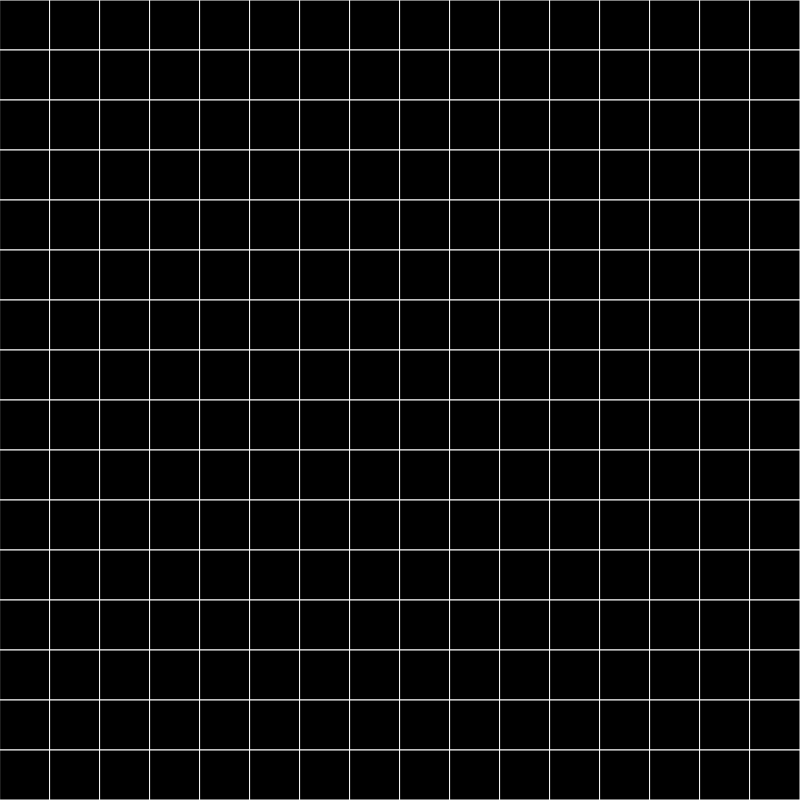
Frame 1 (no input)
Frame 60 (no input): identical to frame 1, image omitted
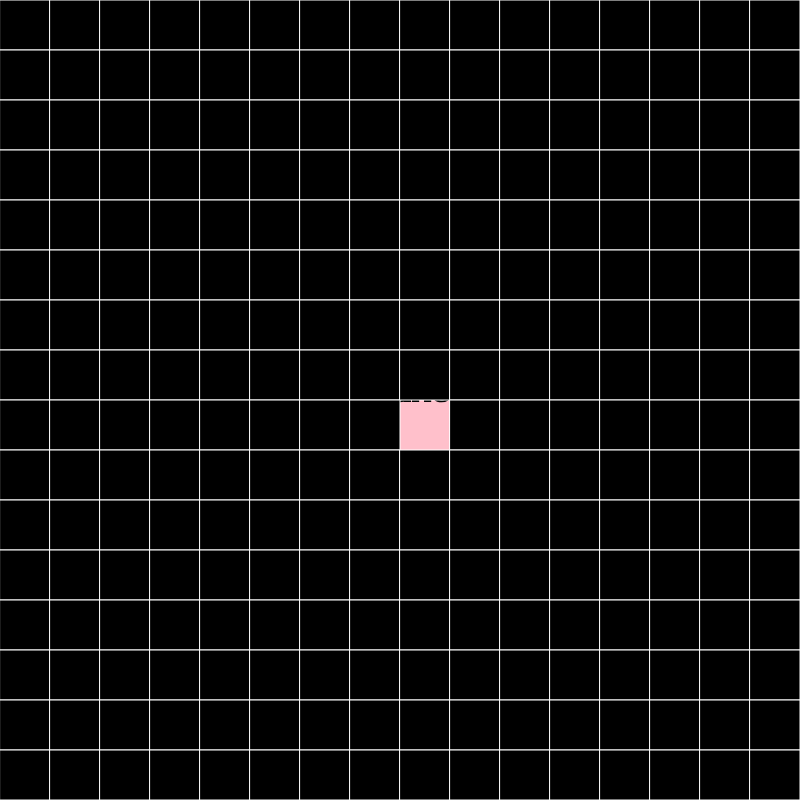
Frame 120 (the mouse pressed at the canvas centre since frame 60)

The p5.js sketch that drew these frames (run headless with seeded random() and noise() and a simulated clock; from frame 60 on, the mouse is pressed at the canvas centre):

// p5.js sketch
// ── sketch.js
let cols, rows;
var canvasHeight 
var canvasWidth 
let w = 50; // Cell size
let grid = [];
let stack = [];
let current;
let generating = true;


function setup() {
  canvasWidth = int(min(windowWidth * 0.8,windowHeight*0.8))
  canvasWidth = canvasWidth - canvasWidth%w
  canvasHeight = canvasWidth
  cnv = createCanvas(canvasWidth, canvasHeight);
  centerCanvas()
  cols = floor(width / w);
  rows = floor(height / w);

  // Initialize Grid
  for (let j = 0; j < rows; j++) {
    for (let i = 0; i < cols; i++) {
      grid.push(new Cell(i, j));
    }
  }
  current = grid[0];

}

function draw() {
  background('pink');
  drawText()
  drawWall()
  if (mouseIsPressed){
    let clickI = int(mouseX/w)
    let clickJ = int(mouseY/w)
    cell =searchCell(clickI,clickJ)
    cell.visited = true
  }
  
}

// Centrer le canvas
function centerCanvas() {
    var x = (windowWidth - canvasWidth) *0.5;
    var y = (windowHeight - canvasHeight) *0.5;
    cnv.position(x, y);
}

function drawText(){
  textSize(36)
  fill(255)
  stroke(0);
  strokeWeight(4);
  text('Veux-tu être ma Valentine ? ❤',canvasWidth*0.05,canvasHeight/2)
}

function drawWall(){
  for (let cell of grid) {
      cell.show();
  }
}

function searchCell(i,j){
  for (let cell of grid){
    if(cell.i ==i & cell.j == j){
      return cell
    }
  }
}




class Cell {
  constructor(i, j) {
    this.i = i;
    this.j = j;
    this.walls = [true, true, true, true]; // T, R, B, L
    this.visited = false;
  }

  show() {
    if(this.visited==false){
      let x = this.i * w;
      let y = this.j * w;
      if(y%2){
        y =y -w%2
      }
      fill(0)
      strokeWeight(1);
      stroke(255)
      rect(x,y,w,w)
    }
  }

  
}
// ── style.css
body {
  background-color: #0a0a0b; /* Couleur de fond assortie à ta palette */
  color: white;
  font-family: sans-serif;
  margin: 0;
  display: block;

  min-height: 100vh;
}

h1 {
  width: 100%;
  display: flex;
  flex-direction: column;
  justify-content: center;
  align-items: center;
  margin-bottom: 20px;
  letter-spacing: 5px;
  text-transform: uppercase;
}
